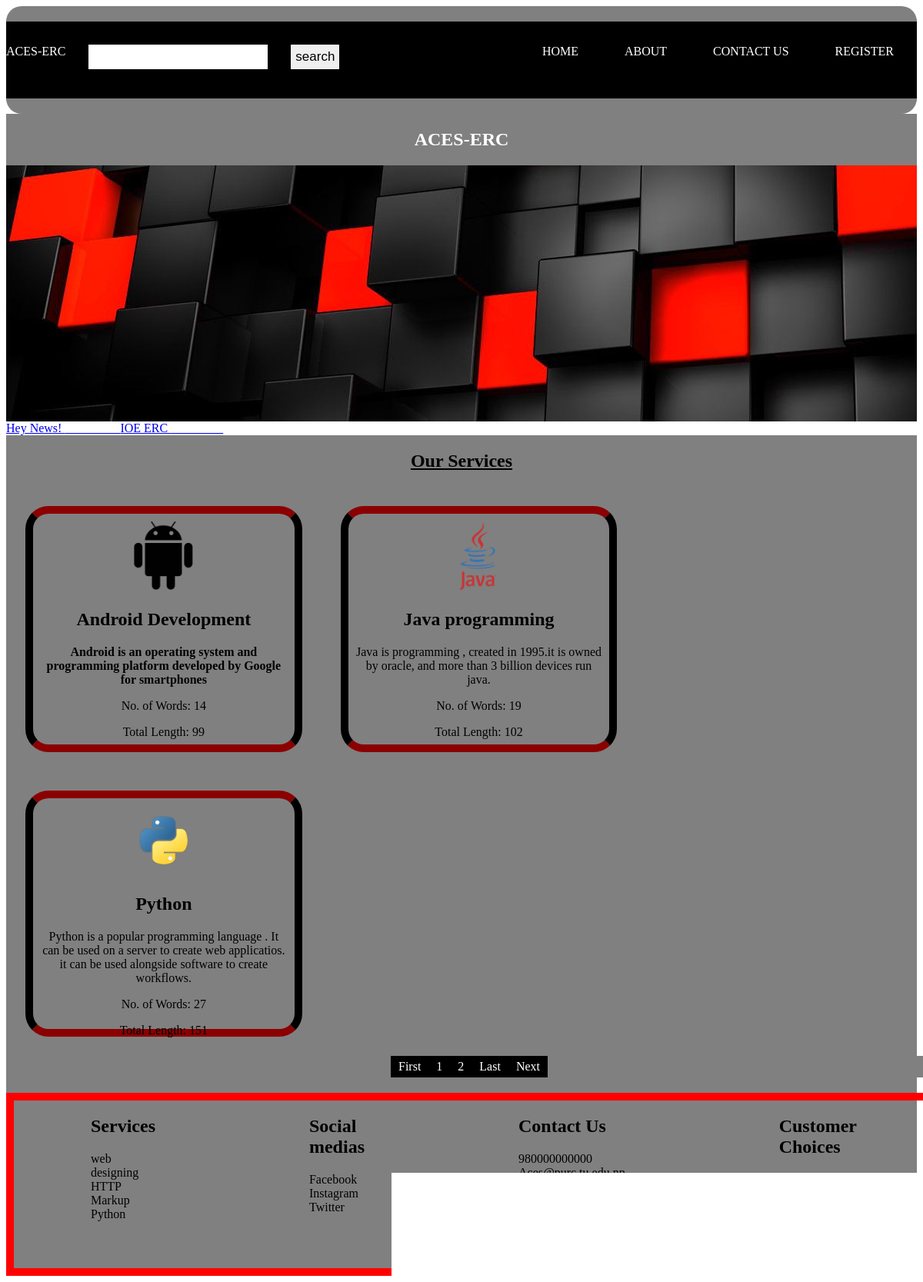
The page / on the database its author committed.
### news/models.py (models this page shows)
class news(models.Model):
    news_title=models.CharField(max_length=50)
    news_desc=HTMLField()
    news_slug=AutoSlugField(populate_from='news_title',unique=True,null=True,default=None)
    news_image=models.ImageField(null=True,blank=True, upload_to="images/", height_field=None, width_field=None, max_length=None)

### service/models.py (models this page shows)
class service(models.Model):
    service_icon=models.CharField(max_length=50)
    service_title=models.CharField(max_length=50)
    service_description=models.TextField()

### ACES/views.py (the view)
# urls.py: 2. Add a URL to urlpatterns:  path('', views.home, name='home')
def home(request):
    st=""
    data={}
    servicedata = service.objects.all().order_by('-id')
    if request.method=="POST":
        st=request.POST['servicename']
        if st!=None:
            servicedata = service.objects.filter(service_title__icontains=st)
    newsdata=news.objects.all().order_by('id')
    paginator=Paginator(servicedata,3)
    page_number=request.GET.get('page')
    servicedatafinal=paginator.get_page(page_number)
    totalpage=servicedatafinal.paginator.num_pages
    data={
        'servicedata1':servicedatafinal,
        'newsdata':newsdata,
        'lastpage':totalpage,
        'totalpagelist':[n+1 for n in range(totalpage)]
    }
    return render(request,"index.html",data)

### templates/index.html (shortened to what this page needs)
<!DOCTYPE html>
<html>
<head>
	<link rel="stylesheet" type="text/css" href="/static/ioeerc1.css">
	<link rel="stylesheet" type="text/css" href="/static/paginator1.css">
</head>
<body>
	<header>
	<div id="container">
		<nav>
			<div>
			<div class="nav-bar-header">
        <a class="navbar-brand" href="#">ACES-ERC</a>
    </div>
        <div class="serach-box-button">
		<form method="post">
        <input type="text" name="servicename" value="">
        <input type="submit" value="search">
		</form>
        </div>
    </div>
    <div class="menu-container">
		<ul>
				<li class="current"><a href=" ">Home</a></li>
				<li><a href="about.html">About</a></li>
				<li><a href="/contactus/">Contact Us</a></li>
				<li><a href="/register/">Register</a></li>
			</ul>
		</div>
		</nav>
	</div>
</header>
<section id="showcase">
	<div class="container">
		<h2 class="logotype"> ACES-ERC </h2>
	</div>
</section>
<marquee onmouseover="stop()" onmouseout="start()">
	{% for n in newsdata  %}
	 <a href='/newsdetail/{{n.news_slug}}'> {{ n.news_title }} &nbsp; &nbsp; &nbsp; &nbsp; &nbsp; &nbsp; &nbsp; &nbsp; &nbsp; </a>
	 {% endfor %}
</marquee>
<section id="box-with-div">
	<div class="container">
		<h2 align="center"> <u> Our Services </u> </h2>
		{% for n in servicedata1 %}
		<div class="box">
			<img src="{{ n.service_icon }}">
			<h1> {{ n.service_title }} </h1>
			<p> {{n.service_description|safe}} </p>
			<p> No. of Words: {{n.service_description|safe|wordcount }} </p>
			<p> Total Length: {{n.service_description|safe|length}} </p>
		</div>
		{% empty %}
		<h1> No Data Found </h1>
		{% endfor %}
	</div>
	<div class="paginator">
		<a href="/?page=1" >First</a>
		{% for n in totalpagelist %}
		<a class="{% if request.path == "/?page={{n}}" %} active {% endif %}" href="/?page={{n}}" >{{n}}</a>
		{% endfor %}
		<a href="/?page={{lastpage}}" class="page">Last</a>
		{% if servicedata1.has_next %}
		<a href="/?page={{ servicedata1.next_page_number }}" class="next">Next</a>
		{% endif %}
	  </div>
</section>
<section id="footer">
	<footer>
	<div class="row">
		<div class="item">
			<h1> Services </h1>
			<ul>
				<li> <a href="web"> web designing </a></li>
				<li> <a href="web"> HTTP Markup </a></li>
				<li> <a href="web"> Python </a></li>
			</ul>
		</div>
		<div class="item">
			<h1> Social medias </h1>
			<ul>
				<li> <a href="web"> Facebook </a></li>
				<li> <a href="web"> Instagram </a></li>
				<li> <a href="web"> Twitter </a></li>
			</ul>
		</div>
		<div class="item">
			<h1> Contact Us </h1>
			<ul>
				<li> <a href="web">  980000000000 </a></li>
				<li> <a href="web"> Aces@purc.tu.edu.np </a></li>
				<li> <a href="web"> Aces Youtube channel </a></li>
			</ul>
		</div>
		<div class="item">
			<h1> Customer Choices </h1>
			<ul>
				<li> <a href="web"> Ethical Hacking </a></li>
				<li> <a href="web"> Graphic Designing </a></li>
				<li> <a href="web"> web development </a></li>
			</ul>
		</div>
	</div>
	</footer>
</section>
</body>
</html>

### static/ioeerc1.css (style rules this page uses)
header { background: black; color:white; padding-top: 30px; margin-bottom: 0px; min-height: 70px; border-top: grey 20px solid; border-bottom: grey 20px solid; postion: static; z-index: 3; Top: 2; overfolw-z: hidden; border-radius: 20px; }
#container { margin: auto; max-width: 100%; }
header nav ul { margin: 0; padding: 0; display: flex; }
header nav ul li { list-style: none; }
header nav ul li a { padding: 0px 30px; color:white; text-decoration: none; text-transform: uppercase; font-size: 16px; }
.nav-bar-header { float: left; }
.navbar-brand { color:white; text-decoration: none; text-transform: uppercase; font-size: 16px; }
.menu-container { float: right; }
input { float: left; padding: 6px; border: none; margin-top: 0px; margin-left: 30px; font-size: 17px; }
#showcase { margin-top: 0px; min-height: 400px ; background:url('./contact.jpg') no-repeat 0 -400px; color: white; text-align: center; }
.container { background: grey; overflow: hidden; }
.box { float: left; text-align: center; width: 27%; margin: 25px; padding: 10px; border: 10px solid black; border-top-color: darkred; border-bottom-color: darkred; border-radius: 30px; height: 280px; }
.box img { width: 90px; }
.row { display: inline-flex; border: 10px solid red; margin- }
.item { margin-left: 100px; margin-right: 100px; }
.row ul { padding: 0; list-style:none ; color: black; width: 25%; }
.row ul a { text-decoration: none; color: black; }
#footer { background: grey; text-align: left; }

### static/paginator1.css (style rules this page uses)
.paginator { display: flex; justify-content: center; float: left; background-color: gray; margin-bottom: 20px; margin-left: 10px; width: 100% ; }
.paginator a { padding: 5px 10px; text-decoration: none; color: white; background-color: black; }

### rows shown on the page
news: news_title "Hey News!"
news: news_title "IOE ERC"
service: service_icon (picture), service_title "Android Development", service_description "Android is an operating system and programming platform developed by Google for smartphones", service_description "14", service_description|length "99"
service: service_icon (picture), service_title "Java programming", service_description "Java is programming , created in 1995.it is owned by oracle, and more than 3 billion devices run java.", service_description "19", service_description|length "102"
service: service_icon (picture), service_title "Python", service_description "Python is a popular programming language . It can be used on a server to create web applicatios. it can be used alongside software to create workflows.", service_description "27", service_description|length "151"

### other values the page prints
{{ n }} "1" "2"
